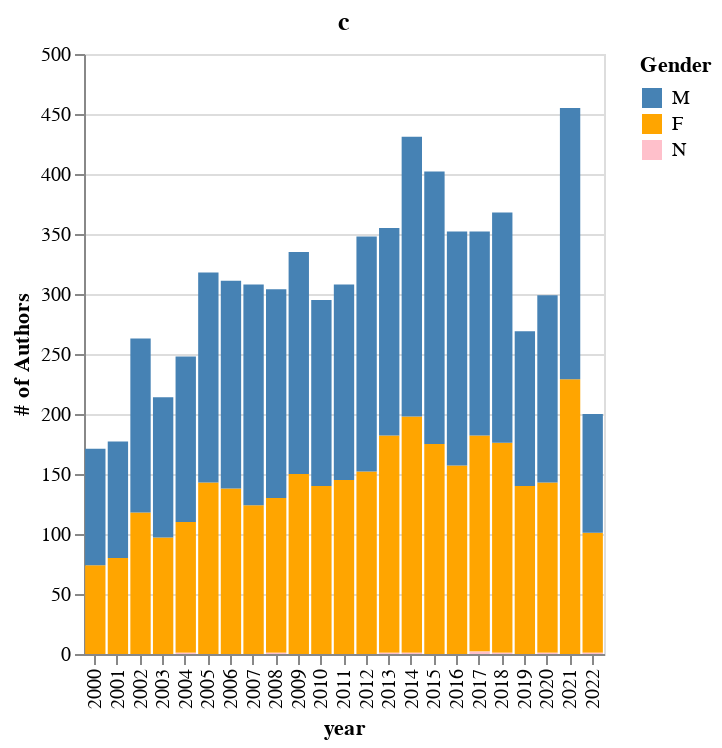

Here is the notebook cell this chart was saved with:
### Code cell
# gender_ts['year'] = pd.to_datetime(gender_ts['year'], format='%Y')

gender_stack_chart = alt.Chart(gender_ts).mark_bar().encode(
    x = alt.X(
        'year:N',
        axis = alt.Axis(
            tickCount= 4,
            labelAngle = - 90
    )
    ),
    y = alt.Y(
        'sum(freq)',
        title = '# of Authors'
    ),
    color = alt.Color(
        'genderpred',
        title = 'Gender',
        scale = alt.Scale(
            domain = ['M', 'F', 'N'],
            range = ['steelblue', 'orange', 'pink']
        )
    )
).properties(
    title = 'c',
    height=300,
    width=260
)

gender_stack_chart

### Figure 1 — Vega-Lite specification as saved in the notebook (floating-point values rounded to 4 significant figures)
{"config": {"view": {"continuousWidth": 400, "continuousHeight": 300}}, "data": {"name": "data-8edc8654166f116d53d18fb47829d124"}, "mark": "bar", "encoding": {"color": {"field": "genderpred", "scale": {"domain": ["M", "F", "N"], "range": ["steelblue", "orange", "pink"]}, "title": "Gender", "type": "nominal"}, "x": {"axis": {"labelAngle": -90, "tickCount": 4}, "field": "year", "type": "nominal"}, "y": {"aggregate": "sum", "field": "freq", "title": "# of Authors", "type": "quantitative"}}, "height": 300, "title": "c", "width": 260, "$schema": "https://vega.github.io/schema/vega-lite/v4.17.0.json", "datasets": {"data-8edc8654166f116d53d18fb47829d124": [{"year": 2000, "genderpred": "F", "freq": 74, "year total": 171, "prop": 0.433}, {"year": 2000, "genderpred": "M", "freq": 97, "year total": 171, "prop": 0.567}, {"year": 2001, "genderpred": "F", "freq": 80, "year total": 177, "prop": 0.452}, {"year": 2001, "genderpred": "M", "freq": 97, "year total": 177, "prop": 0.548}, {"year": 2002, "genderpred": "F", "freq": 118, "year total": 263, "prop": 0.449}, {"year": 2002, "genderpred": "M", "freq": 145, "year total": 263, "prop": 0.551}, {"year": 2003, "genderpred": "F", "freq": 97, "year total": 214, "prop": 0.453}, {"year": 2003, "genderpred": "M", "freq": 117, "year total": 214, "prop": 0.547}, {"year": 2004, "genderpred": "F", "freq": 109, "year total": 248, "prop": 0.44}, {"year": 2004, "genderpred": "M", "freq": 138, "year total": 248, "prop": 0.556}, {"year": 2004, "genderpred": "N", "freq": 1, "year total": 248, "prop": 0.004}, {"year": 2005, "genderpred": "F", "freq": 143, "year total": 318, "prop": 0.45}, {"year": 2005, "genderpred": "M", "freq": 175, "year total": 318, "prop": 0.55}, {"year": 2006, "genderpred": "F", "freq": 138, "year total": 311, "prop": 0.444}, {"year": 2006, "genderpred": "M", "freq": 173, "year total": 311, "prop": 0.556}, {"year": 2007, "genderpred": "F", "freq": 124, "year total": 308, "prop": 0.403}, {"year": 2007, "genderpred": "M", "freq": 184, "year total": 308, "prop": 0.597}, {"year": 2008, "genderpred": "F", "freq": 129, "year total": 304, "prop": 0.424}, {"year": 2008, "genderpred": "M", "freq": 174, "year total": 304, "prop": 0.572}, {"year": 2008, "genderpred": "N", "freq": 1, "year total": 304, "prop": 0.003}, {"year": 2009, "genderpred": "F", "freq": 150, "year total": 335, "prop": 0.448}, {"year": 2009, "genderpred": "M", "freq": 185, "year total": 335, "prop": 0.552}, {"year": 2010, "genderpred": "F", "freq": 140, "year total": 295, "prop": 0.475}, {"year": 2010, "genderpred": "M", "freq": 155, "year total": 295, "prop": 0.525}, {"year": 2011, "genderpred": "F", "freq": 145, "year total": 308, "prop": 0.471}, {"year": 2011, "genderpred": "M", "freq": 163, "year total": 308, "prop": 0.529}, {"year": 2012, "genderpred": "F", "freq": 152, "year total": 348, "prop": 0.437}, {"year": 2012, "genderpred": "M", "freq": 196, "year total": 348, "prop": 0.563}, {"year": 2013, "genderpred": "F", "freq": 181, "year total": 355, "prop": 0.51}, {"year": 2013, "genderpred": "M", "freq": 173, "year total": 355, "prop": 0.487}, {"year": 2013, "genderpred": "N", "freq": 1, "year total": 355, "prop": 0.003}, {"year": 2014, "genderpred": "F", "freq": 197, "year total": 431, "prop": 0.457}, {"year": 2014, "genderpred": "M", "freq": 233, "year total": 431, "prop": 0.541}, {"year": 2014, "genderpred": "N", "freq": 1, "year total": 431, "prop": 0.002}, {"year": 2015, "genderpred": "F", "freq": 175, "year total": 402, "prop": 0.435}, {"year": 2015, "genderpred": "M", "freq": 227, "year total": 402, "prop": 0.565}, {"year": 2016, "genderpred": "F", "freq": 157, "year total": 352, "prop": 0.446}, {"year": 2016, "genderpred": "M", "freq": 195, "year total": 352, "prop": 0.554}, {"year": 2017, "genderpred": "F", "freq": 180, "year total": 352, "prop": 0.511}, {"year": 2017, "genderpred": "M", "freq": 170, "year total": 352, "prop": 0.483}, {"year": 2017, "genderpred": "N", "freq": 2, "year total": 352, "prop": 0.006}, {"year": 2018, "genderpred": "F", "freq": 175, "year total": 368, "prop": 0.476}, {"year": 2018, "genderpred": "M", "freq": 192, "year total": 368, "prop": 0.522}, {"year": 2018, "genderpred": "N", "freq": 1, "year total": 368, "prop": 0.003}, {"year": 2019, "genderpred": "F", "freq": 140, "year total": 269, "prop": 0.52}, {"year": 2019, "genderpred": "M", "freq": 129, "year total": 269, "prop": 0.48}, {"year": 2020, "genderpred": "F", "freq": 142, "year total": 299, "prop": 0.475}, {"year": 2020, "genderpred": "M", "freq": 156, "year total": 299, "prop": 0.522}, {"year": 2020, "genderpred": "N", "freq": 1, "year total": 299, "prop": 0.003}, {"year": 2021, "genderpred": "F", "freq": 229, "year total": 455, "prop": 0.503}, {"year": 2021, "genderpred": "M", "freq": 226, "year total": 455, "prop": 0.497}, {"year": 2022, "genderpred": "F", "freq": 100, "year total": 200, "prop": 0.5}, {"year": 2022, "genderpred": "M", "freq": 99, "year total": 200, "prop": 0.495}, {"year": 2022, "genderpred": "N", "freq": 1, "year total": 200, "prop": 0.005}]}}
